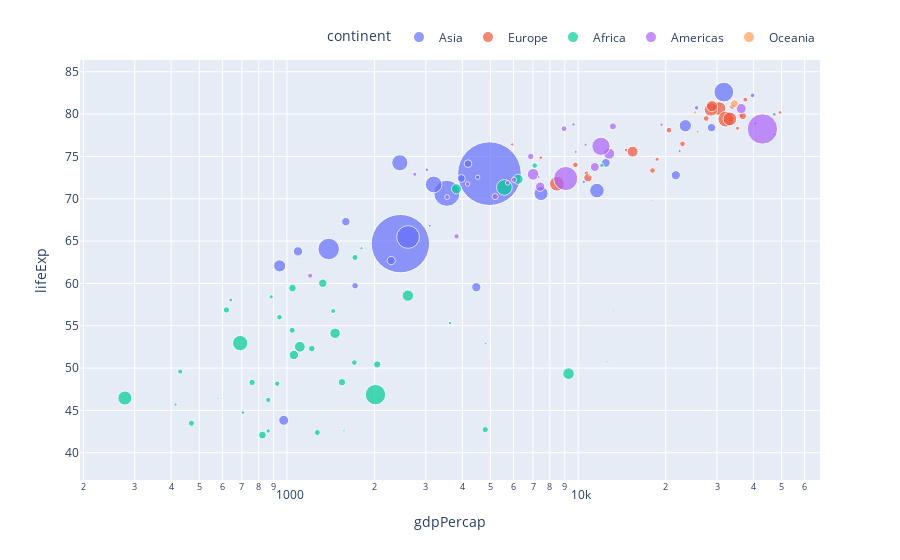

Notebook source saved alongside this figure:
### Code cell
import plotly.express as px

df = px.data.gapminder().query("year==2007")
fig = px.scatter(df, x="gdpPercap", y="lifeExp", color="continent",
    size="pop", size_max=45, log_x=True)

fig.update_layout(legend=dict(
    orientation="h",
    yanchor="bottom",
    y=1.02,
    xanchor="right",
    x=1
))

fig.show()
